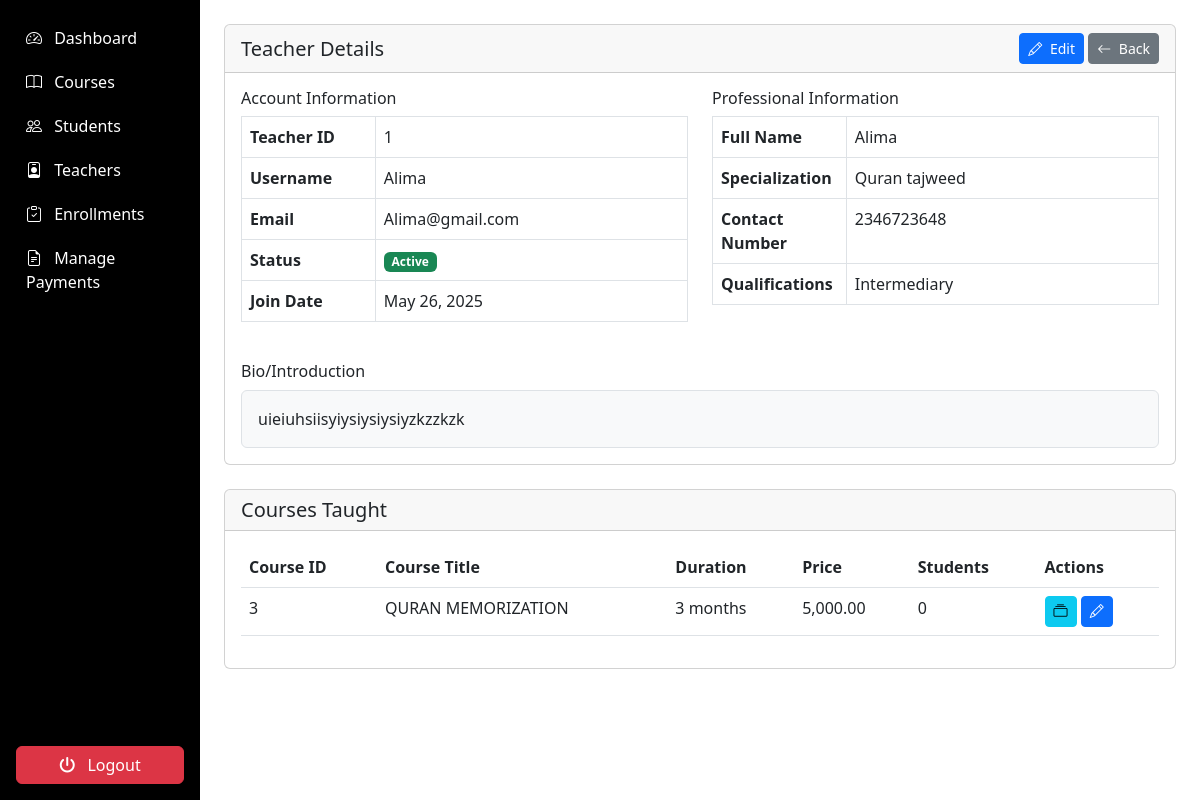
Screenshot of /admin/teachers/view_teacher.php?id=1 (signed in) with the database file from the repository.
### tables this page shows
CREATE TABLE `teachers` (
  `teacher_id` int(11) NOT NULL,
  `user_id` int(11) NOT NULL,
  `full_name` varchar(100) NOT NULL,
  `specialization` varchar(100) DEFAULT NULL,
  `bio` text DEFAULT NULL,
  `qualifications` text DEFAULT NULL,
  `contact_number` varchar(20) DEFAULT NULL,
  `profile_image` varchar(255) DEFAULT NULL
);

CREATE TABLE `users` (
  `user_id` int(11) NOT NULL,
  `username` varchar(50) NOT NULL,
  `email` varchar(100) NOT NULL,
  `password` varchar(255) NOT NULL,
  `role` enum('admin','teacher','student') NOT NULL,
  `status` tinyint(1) DEFAULT 1,
  `created_at` timestamp NOT NULL DEFAULT current_timestamp(),
  `last_login` datetime DEFAULT NULL,
  `reset_token` varchar(255) DEFAULT NULL,
  `token_expiry` datetime DEFAULT NULL
);

CREATE TABLE `courses` (
  `course_id` int(11) NOT NULL,
  `title` varchar(100) NOT NULL,
  `description` text DEFAULT NULL,
  `image_url` varchar(255) DEFAULT NULL,
  `teacher_id` int(11) DEFAULT NULL,
  `duration` varchar(50) DEFAULT NULL,
  `price` decimal(10,2) DEFAULT NULL,
  `is_featured` tinyint(1) DEFAULT 0,
  `created_at` timestamp NOT NULL DEFAULT current_timestamp(),
  `updated_at` timestamp NOT NULL DEFAULT current_timestamp() ON UPDATE current_timestamp(),
  `is_deleted` tinyint(1) DEFAULT 0,
  `status` enum('draft','ready','started','completed') DEFAULT 'draft'
);

### admin/teachers/view_teacher.php (the view, shortened to what this page needs)
<?php
require_once '../../includes/auth.php';
$teacherId = $_GET['id'];
$stmt = $db->prepare("
    SELECT t.*, u.email, u.username, u.status, u.created_at as join_date
    FROM teachers t
    JOIN users u ON t.user_id = u.user_id
    WHERE t.teacher_id = ?
");
$stmt->execute([$teacherId]);
$teacher = $stmt->fetch();
$stmt = $db->prepare("
    SELECT c.course_id, c.title, c.duration, c.price,
           COUNT(e.enrollment_id) as total_students
    FROM courses c
    LEFT JOIN enrollments e ON c.course_id = e.course_id
    WHERE c.teacher_id = ?
    GROUP BY c.course_id
    ORDER BY c.title
");
$stmt->execute([$teacherId]);
$courses = $stmt->fetchAll();
?>
<!DOCTYPE html>
<html lang="en">
<head>
</head>
<body>
      <div class="container-fluid">
  <div class="row">
    <nav class="col-md-2 d-none d-md-block p-0 bg-dark sidebar" id="sidebar">
      <?php include '../includes/sidebar.php'; ?>
    </nav>
        <main class="col-md-10 ms-sm-auto p-4">
            <div>
                <div class="card mb-4">
                    <div class="card-header d-flex justify-content-between align-items-center">
                        <h5 class="mb-0">Teacher Details</h5>
                        <div>
                            <a href="edit_teacher.php?id=<?= $teacherId ?>" class="btn btn-sm btn-primary">
                                <i class="bi bi-pencil me-1"></i> Edit
                            </a>
                            <a href="manage_teachers.php" class="btn btn-sm btn-secondary">
                                <i class="bi bi-arrow-left me-1"></i> Back
                            </a>
                        </div>
                    </div>
                    <div class="card-body">
                        <div class="row">
                            <div class="col-md-6">
                                <h6>Account Information</h6>
                                <table class="table table-bordered">
                                    <tr>
                                        <th width="30%">Teacher ID</th>
                                        <td><?= $teacher['teacher_id'] ?></td>
                                    </tr>
                                    <tr>
                                        <th>Username</th>
                                        <td><?= htmlspecialchars($teacher['username']) ?></td>
                                    </tr>
                                    <tr>
                                        <th>Email</th>
                                        <td><?= htmlspecialchars($teacher['email']) ?></td>
                                    </tr>
                                    <tr>
                                        <th>Status</th>
                                        <td>
                                            <span class="badge bg-<?= $teacher['status'] ? 'success' : 'danger' ?>">
                                                <?= $teacher['status'] ? 'Active' : 'Inactive' ?>
                                            </span>
                                        </td>
                                    </tr>
                                    <tr>
                                        <th>Join Date</th>
                                        <td><?= date('M d, Y', strtotime($teacher['join_date'])) ?></td>
                                    </tr>
                                </table>
                            </div>
                            <div class="col-md-6">
                                <h6>Professional Information</h6>
                                <table class="table table-bordered">
                                    <tr>
                                        <th width="30%">Full Name</th>
                                        <td><?= htmlspecialchars($teacher['full_name']) ?></td>
                                    </tr>
                                    <tr>
                                        <th>Specialization</th>
                                        <td><?= htmlspecialchars($teacher['specialization']) ?></td>
                                    </tr>
                                    <tr>
                                        <th>Contact Number</th>
                                        <td><?= htmlspecialchars($teacher['contact_number']) ?></td>
                                    </tr>
                                    <tr>
                                        <th>Qualifications</th>
                                        <td><?= htmlspecialchars($teacher['qualifications']) ?></td>
                                    </tr>
                                </table>
                            </div>
                        </div>
                        <div class="mt-4">
                            <h6>Bio/Introduction</h6>
                            <div class="border p-3 rounded bg-light">
                                <?= nl2br(htmlspecialchars($teacher['bio'])) ?>
                            </div>
                        </div>
                    </div>
                </div>
                <div class="card">
                    <div class="card-header">
                        <h5 class="mb-0">Courses Taught</h5>
                    </div>
                    <div class="card-body">
                        <?php if (empty($courses)): ?>
                        <div class="alert alert-info">No courses assigned yet.</div>
                        <?php else: ?>
                        <div class="table-responsive">
                            <table class="table table-hover">
                                <thead>
                                    <tr>
                                        <th>Course ID</th>
                                        <th>Course Title</th>
                                        <th>Duration</th>
                                        <th>Price</th>
                                        <th>Students</th>
                                        <th>Actions</th>
                                    </tr>
                                </thead>
                                <tbody>
                                    <?php foreach ($courses as $course): ?>
                                    <tr>
                                        <td><?= $course['course_id'] ?></td>
                                        <td><?= htmlspecialchars($course['title']) ?></td>
                                        <td><?= htmlspecialchars($course['duration']) ?></td>
                                        <td><?= number_format($course['price'], 2) ?></td>
                                        <td><?= $course['total_students'] ?></td>
                                        <td>
                                            <a href="../courses/manage_content.php?course_id=<?= $course['course_id'] ?>" class="btn btn-sm btn-info">
                                                <i class="bi bi-collection"></i>
                                            </a>
                                            <a href="../courses/edit_course.php?id=<?= $course['course_id'] ?>" class="btn btn-sm btn-primary">
                                                <i class="bi bi-pencil"></i>
                                            </a>
                                        </td>
                                    </tr>
                                    <?php endforeach; ?>
                                </tbody>
                            </table>
                        </div>
                        <?php endif; ?>
                    </div>
                </div>
            </div>
                                    </main>
        </div>
    </div>
</body>
</html>

### admin/includes/sidebar.php (style rules this page uses)
.sidebar { background-color: black; }

### rows the page displays
teachers: teacher_id "1", user.username "Alima", user.email "Alima@gmail.com", user.created_at "May 26, 2025", full_name "Alima", specialization "Quran tajweed", contact_number "2346723648", qualifications "Intermediary", bio "uieiuhsiisyiysiysiysiyzkzzkzk"
courses: course_id "3", title "QURAN MEMORIZATION", duration "3 months", price "5,000.00", total_students "0"
